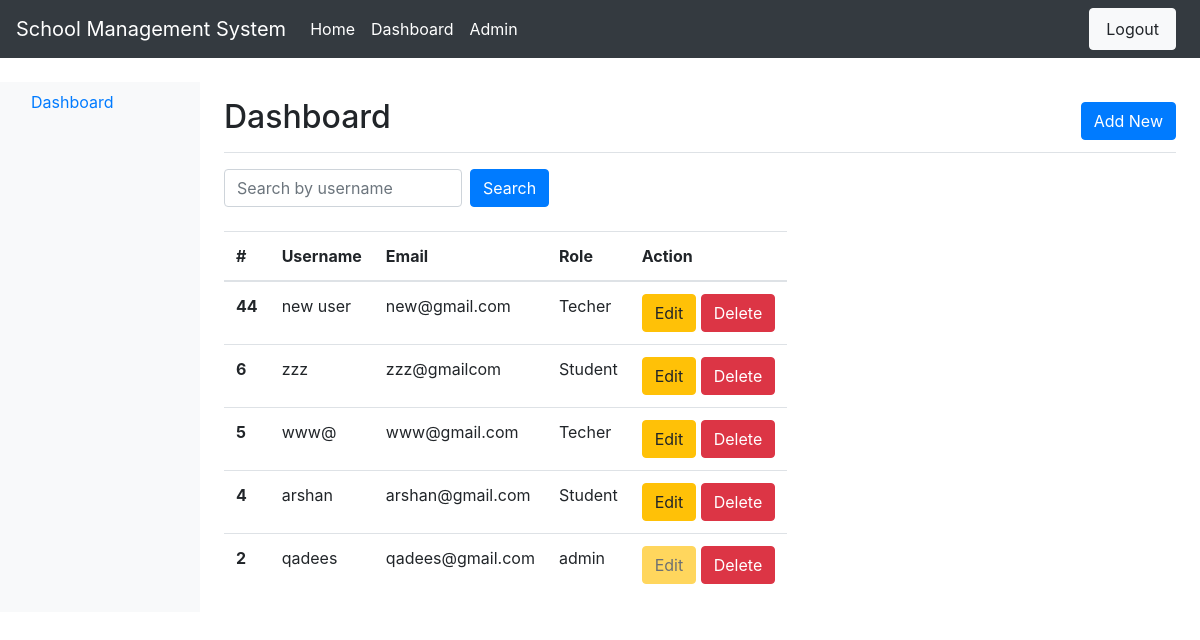
/admin (signed in), run on the app's committed database.
### app.py (models this page shows)
class Users(db.Model):
    id = db.Column(db.Integer, primary_key=True)
    username = db.Column(db.String(50), nullable=False)
    email = db.Column(db.String(50), nullable=False)
    password = db.Column(db.String(50), nullable=False)
    role = db.Column(db.String(20), nullable=False)
    def __repr__(self):
        return '{"id":"'+str(self.id) + '", "username":"' + str(self.username) + '", "email":"'+str(self.email)+'",'+ '"role":"'+str(self.role)+'"}'

### app.py (the view)
@app.route('/admin')
@is_logged_in
@is_admin
def admin():
    all_users = Users.query.order_by(desc(Users.id)).all()
    return render_template('admin.html', users=all_users)

### app.py (called while the page is built)
def is_admin(f):
    @wraps(f)
    def wrap(*args, **kwargs):
        if session['role'] == 'admin':
            return f(*args, **kwargs)
        else:
            return redirect(url_for('login'))
    return wrap

def is_logged_in(f):
    @wraps(f)
    def wrap(*args, **kwargs):
        if 'logged_in' in session:
            return f(*args, **kwargs)
        else:
            return redirect(url_for('login'))
    return wrap

### templates/admin.html (shortened to what this page needs)
{% extends 'layout.html' %}
{% block body %}
<div class="container-fluid">
    <div class="row">
        <nav class="col-md-2 d-none d-md-block bg-light sidebar">
            <div class="sidebar-sticky">
                <ul class="nav flex-column">
                    <li class="nav-item">
                        <a class="nav-link active" href="/admin">
                            Dashboard <span class="sr-only">(current)</span>
                        </a>
                    </li>
                </ul>
            </div>
        </nav>
        <main role="main" class="col-md-9 ml-sm-auto col-lg-10 pt-3 px-4">
            <div
                class="d-flex justify-content-between flex-wrap flex-md-nowrap align-items-center pb-2 mb-3 border-bottom">
                <h1 class="h2">Dashboard</h1>
                <div class="btn-toolbar mb-2 mb-md-0">
                    <button type="button" class="btn btn-primary" data-action="add" data-toggle="modal"
                        data-target="#editModal">
                        Add New
                    </button>
                </div>
            </div>
            <form class="form-inline " action="/search" method="POST">
                <div class="form-group w-25 mb-2 mr-2">
                    <input type="text" name="search" class="w-100 form-control" id="search" placeholder="Search by username" class="form-control" />
                </div>
                <button type="submit" class="btn btn-primary mb-2">Search</button>
            </form>
            <table class="table mt-3 table-hover table-responsive">
                <thead>
                    <tr>
                        <th scope="col">#</th>
                        <th scope="col">Username</th>
                        <th scope="col">Email</th>
                        <th scope="col">Role</th>
                        <th scope="col" colspan="2">Action</th>
                    </tr>
                </thead>
                <tbody id="result">
                    {% for user in users %}
                    <tr>
                        <th scope="row" >{{user.id}}</th>
                        <td class="username">
                            {{user.username}}
                        </td>
                        <td class="email">{{user.email}}</td>
                        <td class="role">
                            {{ user.role }}
                        </td>
                        <td>
                            <button type="button" {% if user.role == 'admin' %} disabled="true" {% endif %}
                                class="btn btn-warning" data-row="{{user}}" data-action="edit" data-toggle="modal"
                                data-target="#editModal">
                                Edit
                            </button>
                            <a class="btn btn-danger" {% if user.role == 'admin' %} href="javascript:void(0)" {% else %}
                                href="/user/delete/{{user.id}}" {% endif %}>Delete</a>
                        </td>
                    </tr>
                    {%  endfor %}
                </tbody>
            </table>
        </main>
    </div>
</div>
{% endblock %}

### templates/layout.html (shortened to what this page needs)
<!DOCTYPE html>
<html lang="en">
<head>
    <link rel="stylesheet" href="static/css/bootstrap.min.css">
</head>
<body>
    <nav class="navbar navbar-expand-md  navbar-dark mb-4 bg-dark">
        <a class="navbar-brand" href="/">School Management System</a>
        <div class="collapse navbar-collapse" id="navbarCollapse">
            <ul class="navbar-nav mr-auto">
                <li class="nav-item active">
                    <a class="nav-link" href="/">Home</a>
                </li>
                <li class="nav-item active">
                    <a class="nav-link" href="/dashboard">Dashboard</a>
                </li>
                {% if session.role == 'admin' %}
                <li class="nav-item active">
                    <a class="nav-link" href="/admin">Admin</a>
                </li>
                {% endif %}
            </ul>
            <div class="form-inline mt-2 mt-md-0">
                {% if session.logged_in == NULL %}
                    <a href="/login" class="nav-link btn btn-info m-2 my-sm-0">Login</a>
                    <a href="/register" class="nav-link btn btn-light m-2 my-sm-0">Register</a>
                {% else %}
                    <a href="/logout" class="nav-link btn btn-light m-2 my-sm-0">Logout</a>
                {% endif %}
            </div>
        </div>
    </nav>
    {% block body %} {% endblock %}
</body>
</html>

### data on the page
Users: id "44", username "new user", email "new@gmail.com", role "Techer"
Users: id "6", username "zzz", email "zzz@gmailcom", role "Student"
Users: id "5", username "www@", email "www@gmail.com", role "Techer"
Users: id "4", username "arshan", email "arshan@gmail.com", role "Student"
Users: id "2", username "qadees", email "qadees@gmail.com", role "admin"
